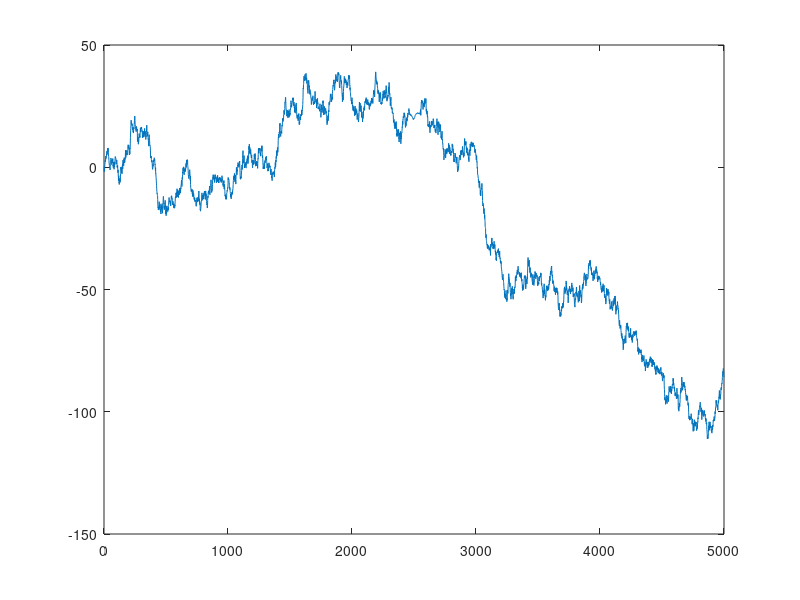

Write the MATLAB code that produced this figure.
function [] = create_heart0()
rw = []
fileID = fopen('heart_exp.txt','w');
n = "NaN";
heart0 = [0.50205548	0.54216265	0.72238348	1.4288852	2.1365158	2.281149	1.9362737	1.46889	1.0088451	0.38028224	-0.29677967	-0.51392868	-0.25564469	-0.10720254	-0.28782655	-0.41800901	-0.31916313	-0.2603787	-0.35035721	-0.50548599	-0.71088709	-0.82391982	-0.89970154	-1.1539497	-1.2298306	-1.044091	-1.2020312	-1.3921949	-1.1301083	-1.1798666	-1.6492718	-1.7265754	-1.6083704	-1.6628022	-1.6506724	-1.6973094	-1.8386968	-1.8025962	-1.7805361	-1.8251665	-1.6447633	-1.4238097	-1.3921949	-1.3604156	-1.2001781	-0.91863234	-0.68591581	-0.66794346	-0.51272154	-0.10169069	0.063954259	0.082614311	0.23760718	0.17479318	0.12320539	0.5033942	0.6838702	0.47499476	0.53279711	0.72354995	0.6644198	0.64793559	0.75705403	0.7320716	0.62021499	0.60629677	0.67795016	0.68908363	0.59880728	0.54264656	0.58180737	0.63063068	0.6644198	0.6863178	0.65738251	0.65088944	0.72173837	0.73970645	0.69148052	0.69522947	0.7501145	0.85384485	0.91601888	0.82774969	0.88090557	1.0888307	0.93104294	0.61029836	0.63889427	0.68467857	0.58323764	0.64052167	0.70858515	0.70501088	0.71381545	0.43376464]
heart1 = [0.31664616	0.24319908	0.37047144	1.0637381	1.6781871	1.7595575	1.6977172	1.612159	1.1681877	0.49995704	-0.022362533	-0.23531816	-0.11827251	-0.071027356	-0.32298644	-0.43356208	-0.31865971	-0.29565486	-0.41773284	-0.68247969	-0.88183977	-0.84332048	-0.88365177	-1.0300185	-1.0552655	-1.1686368	-1.3639905	-1.3376111	-1.2612936	-1.4097822	-1.6345041	-1.7032377	-1.6770249	-1.7826278	-1.9968716	-2.0563716	-1.9378809	-1.8794116	-1.9154266	-1.8455069	-1.658135	-1.5094832	-1.3934261	-1.2328683	-1.0243483	-0.76864001	-0.51129373	-0.30956399	-0.13196163	0.035054082	0.14215881	0.22580665	0.34369036	0.42858907	0.4695677	0.56978192	0.67566632	0.69988535	0.73256075	0.7716652	0.73812943	0.7236995	0.80687593	0.87898449	0.85579127	0.80638433	0.79250094	0.80381413	0.78193839	0.70043908	0.73595994	0.86416166	0.70766984	0.45875614	0.60014556	0.82513646	0.80003425	0.76282112	0.75544283	0.65376588	0.52644092	0.47733909	0.57494596	0.69842456	0.72241431	0.77159793	0.76422904	0.61062146	0.55290034	0.56678608	0.60400236	0.77706781	0.81234542	0.74884814	0.81804204	0.53934704]
heart2 = [1.2050062	2.0318554	2.4472937	2.7394479	2.7458899	2.2763553	1.5253659	0.76059655	0.18844767	-0.029051462	-0.049523678	-0.20996418	-0.37415034	-0.24863758	-0.095016682	-0.099479162	-0.12141585	-0.35854858	-0.73913476	-0.78765165	-0.70894109	-0.75975595	-0.74105769	-0.88170685	-1.018906	-0.58138267	-0.35899328	-0.92421814	-1.0948085	-0.66136445	-0.78512404	-1.2881566	-1.3345034	-1.267791	-1.5021425	-1.6399716	-1.5339625	-1.566857	-1.7309945	-1.7196664	-1.6684945	-1.7355071	-1.6472869	-1.3875588	-1.3096055	-1.3196536	-1.1003919	-0.90045831	-0.93434224	-0.76519269	-0.31750385	-0.12712004	-0.12393914	0.094417909	0.28842606	0.26134707	0.28973234	0.40727778	0.43663741	0.44930812	0.57086672	0.71117799	0.67270791	0.50102225	0.50474276	0.6440953	0.5693421	0.40637792	0.45022584	0.51752375	0.50276501	0.57193338	0.63469281	0.6493091	0.70308117	0.58769289	0.355199	0.39096336	0.55882641	0.6110082	0.69257515	0.79444623	0.89688657	1.0514822	0.9391156	0.5557415	0.44731137	0.5646415	0.48760026	0.42100331	0.54976604	0.5054632	0.28184434	0.34683145	0.52637517	0.22788969]
heart3 = [0.59824137	1.0987288	1.6835287	2.4789134	2.8024127	2.438696	1.7176569	1.0093086	0.25735084	-0.22155853	-0.13558175	-0.1912687	-0.30697176	-0.16764052	-0.098005103	-0.056259596	-0.3234	-0.6301811	-0.56971894	-0.70940747	-0.75032305	-0.67332704	-0.98010141	-1.2071136	-1.1813802	-1.0263965	-1.2994876	-1.9288823	-1.9076361	-1.8688252	-1.9906124	-2.0116357	-2.4026522	-2.1440318	-1.6618146	-1.9393573	-1.8722725	-1.5546911	-1.3011939	-1.0164506	-0.97927654	-0.70625453	-0.30337161	-0.012646325	0.169673	0.091329657	0.25028041	0.38726526	0.25792917	0.42929196	0.51751195	0.40467528	0.51198192	0.57732858	0.52189259	0.55256222	0.60213932	0.54817524	0.41385248	0.37404084	0.51866444	0.55101816	0.41477723	0.48080068	0.59543525	0.56873712	0.72196906	0.84312816	0.6168265	0.60801778	0.77629989	0.61682123	0.59952044	0.68892604	0.5307274	0.54462062	0.65981978	0.56485534	0.47263422	0.45420433	0.40649302	0.31572594	0.15547546	0.15012374	0.35439193	0.37869259	0.39462999	0.5257822	0.279348	-0.069657784	0.027543961	0.15302475	0.042231911	0.13426885	0.29615038	0.06293182]
heart4 = [0.50112303	0.72913063	0.83374023	1.2557705	2.0013616	2.5040332	2.4541953	2.2203273	2.1224353	1.9165236	1.3821329	0.73544948	0.22085538	-0.04881732	0.058893288	0.37064182	0.35392528	-0.056939609	-0.27014949	-0.030288404	0.18392629	0.034146417	-0.18551869	-0.1769411	-0.14088564	-0.33827446	-0.56327929	-0.53183852	-0.39902793	-0.47085456	-0.69888015	-0.86421976	-0.92543852	-0.92040642	-0.88177787	-0.94323662	-1.2015819	-1.4695271	-1.496398	-1.4124957	-1.56781	-1.9120904	-1.9972442	-1.7388993	-1.5818148	-1.716598	-1.7979588	-1.6296142	-1.4509832	-1.4278371	-1.4234267	-1.3124234	-1.1325473	-0.92964111	-0.71796579	-0.53865342	-0.41701616	-0.29451916	-0.13417765	-0.029799267	-0.047161714	-0.059706364	0.087574776	0.29597052	0.35727159	0.30529841	0.3596797	0.53631147	0.60598555	0.52141357	0.49248463	0.56384421	0.5486995	0.45977545	0.53210383	0.75307517	0.84651787	0.7551361	0.69976801	0.73676406	0.65962871	0.45889683	0.42427792	0.57514723	0.55918781	0.35328436	0.3580163	0.60588882	0.71096266	0.61971023	0.56493009	0.55611367	0.56181896	0.65818662	0.63971097	0.24261796]
heart0=transpose(heart0);
heart1=transpose(heart1);
heart2=transpose(heart2);
heart3=transpose(heart3);
heart4=transpose(heart4);
for i = 1 : 5
    r1 = cumsum(normrnd(0,1,[2452,1]));
    r2 = cumsum(normrnd(0,1,[2452,1]));
    r1_end = r1(end);
    if i==1
        heart0 = heart0 + r1_end;
        heart_end = heart0(end);
        r2 = r2 + heart_end;
        rw = vertcat(r1,heart0,r2);
        fprintf(fileID,'%d\n',rw);
        fprintf(fileID,'%f\n',n);
    elseif i==2
        heart1 = heart1 + r1_end;
        heart_end = heart1(end);
        r2 = r2 + heart_end;
        rw = vertcat(r1,heart1,r2);
        fprintf(fileID,'%d\n',rw);
        fprintf(fileID,'%f\n',n);
    elseif i==3
        heart2 = heart2 + r1_end;
        heart_end = heart2(end);
        r2 = r2 + heart_end;
        rw = vertcat(r1,heart2,r2);
        fprintf(fileID,'%d\n',rw);
        fprintf(fileID,'%f\n',n);
    elseif i==4
        heart3 = heart3 + r1_end;
        heart_end = heart3(end);
        r2 = r2 + heart_end;
        rw = vertcat(r1,heart3,r2);
        fprintf(fileID,'%d\n',rw);
        fprintf(fileID,'%f\n',n);
    elseif i==5
        heart4 = heart4 + r1_end;
        heart_end = heart4(end);
        r2 = r2 + heart_end;
        rw = vertcat(r1,heart4,r2);
        fprintf(fileID,'%d\n',rw);
    end
end
plot(rw);
fclose(fileID);
end